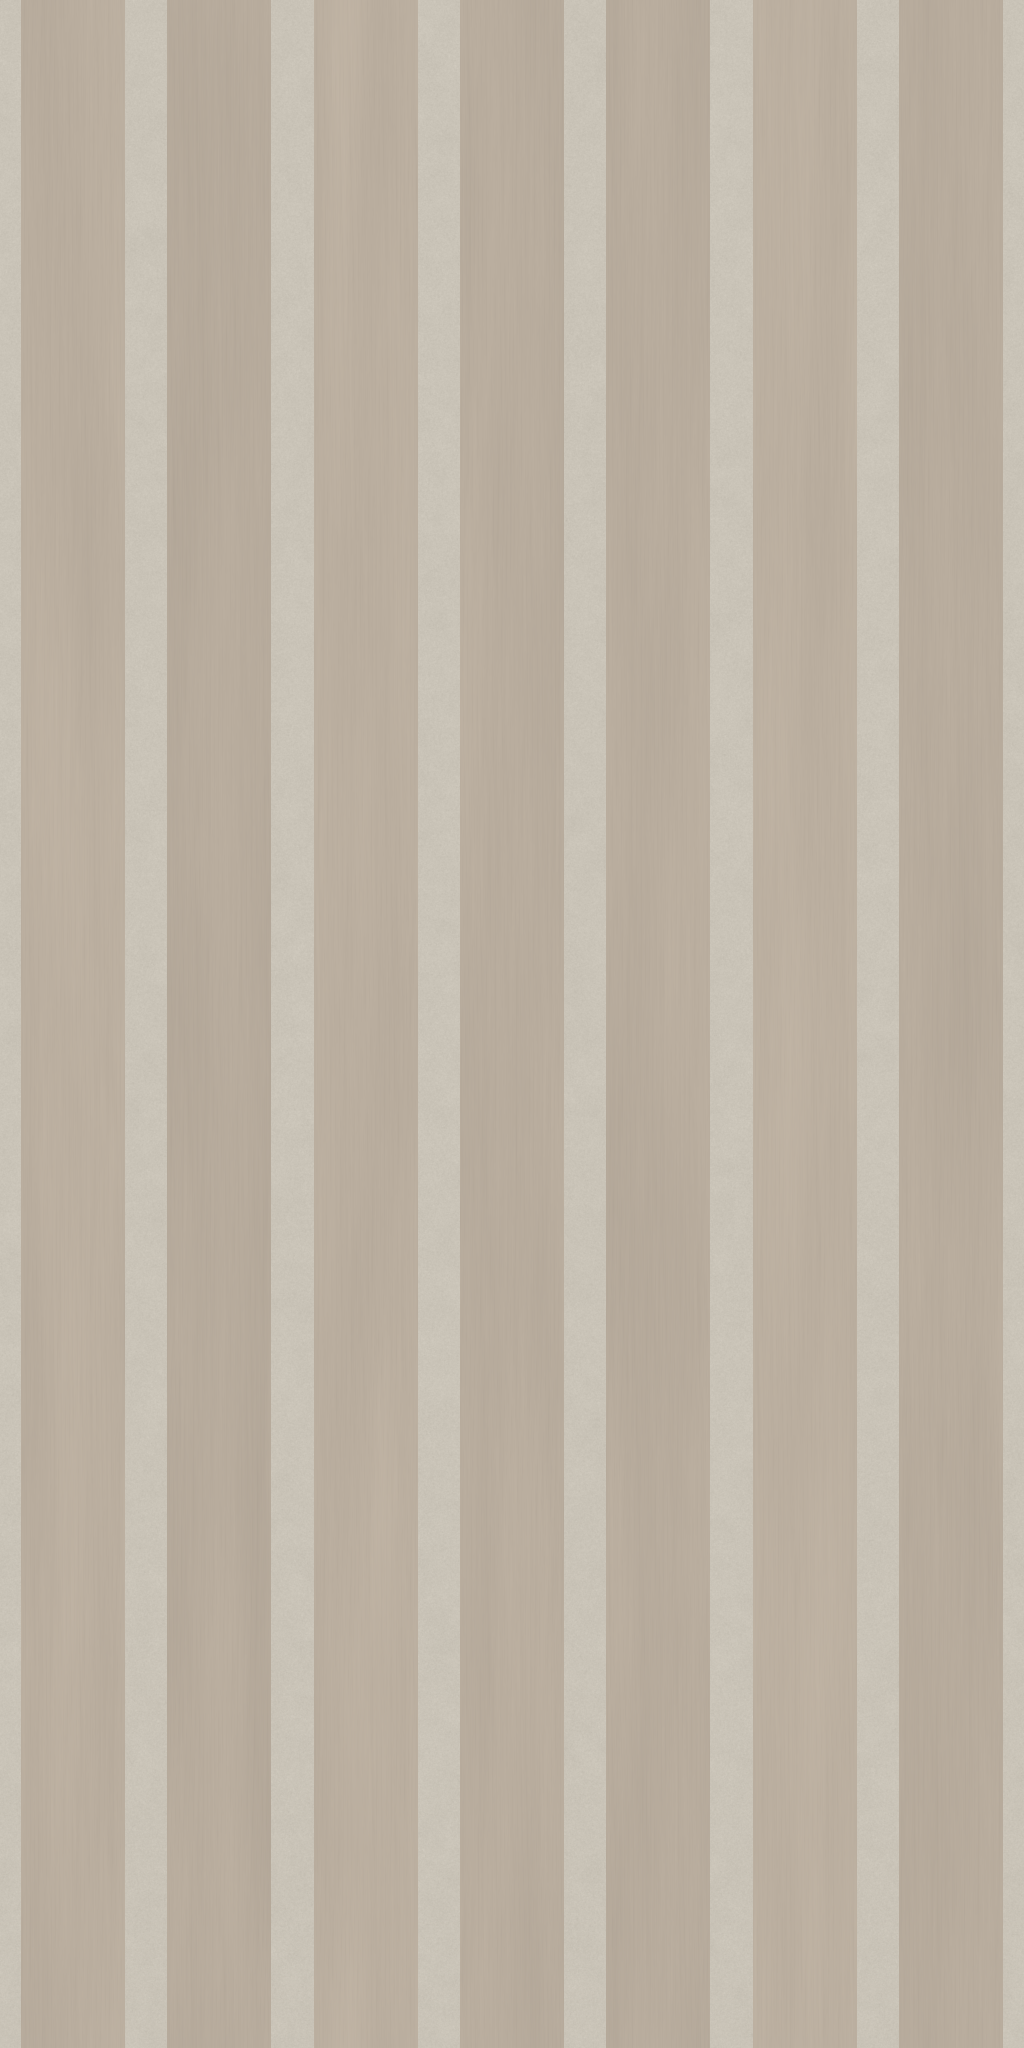

Reproduce this figure in Python.
from pathlib import Path
import json
import numpy as np
from PIL import Image
from scipy.ndimage import gaussian_filter

OUT = Path(__file__).parent
W, H = 1024, 2048
REPEAT_W, REPEAT_H = 11.83, 23.66
rng = np.random.default_rng(2718)

def noise(shape, sigma):
    a = gaussian_filter(rng.standard_normal(shape), sigma, mode='wrap')
    return a / max(a.std(), 1e-8)

x = (np.arange(W) + .5) * REPEAT_W / W
y = (np.arange(H) + .5) * REPEAT_H / H
xx, yy = np.meshgrid(x, y)
pitch, face, gap = 1.69, 1.20, .49
# Put a groove apex at each tile boundary, matching the factory half-grooves.
phase = xx % pitch
wood = (phase >= gap / 2) & (phase <= pitch - gap / 2)
slat = np.floor(xx / pitch).astype(int)
local = (phase - gap / 2) / face

broad = noise((H, W), (100, 12))
fine = noise((H, W), (22, .65))
pores = noise((H, W), (3.5, .45))
warp = .027 * np.sin(2*np.pi*yy/REPEAT_H + .7*slat) + .011*np.sin(4*np.pi*yy/REPEAT_H + 1.3*slat)
grain_pos = local + warp + .012*broad
lines = (np.sin(2*np.pi*(grain_pos*24 + .15*np.sin(grain_pos*13))) + 1)/2
lines = lines**14
cathedrals = np.cos(2*np.pi*(local*3.2 + .30*np.cos(2*np.pi*yy/REPEAT_H + slat*.83)))
cathedrals = np.maximum(cathedrals, 0)**18
variation = np.array([1.2, -2.3, 2.1, -.5, -1.4, 2.8, -1.9])[slat]
grain = 1.3*broad + .65*fine + .28*pores - 1.8*lines - 1.1*cathedrals + variation
wood_color = np.array([185., 173., 158.]) + grain[...,None]*np.array([1., .96, .88])

felt_fine = noise((H, W), (.55, .55))
felt_cloud = noise((H, W), (6, 6))
felt = np.array([201., 195., 183.]) + (1.5*felt_fine + .7*felt_cloud)[...,None]
color = np.where(wood[...,None], wood_color, felt)

apex_dist = np.minimum(phase, pitch-phase)
height = np.minimum(apex_dist/(gap/2), 1) * (6.2/25.4)
# A tiny edge radius softens the meeting of veneer and cut felt.
height = gaussian_filter(height, (.0, .35), mode='wrap')
height += np.where(wood, .00020*fine + .00008*pores, .00040*felt_fine)
dx = (np.roll(height,-1,axis=1)-np.roll(height,1,axis=1))/(2*REPEAT_W/W)
dy = (np.roll(height,-1,axis=0)-np.roll(height,1,axis=0))/(2*REPEAT_H/H)
n = np.stack([-dx, dy, np.ones_like(dx)],axis=2)
n /= np.linalg.norm(n,axis=2,keepdims=True)
normal = np.clip(np.rint((n*.5+.5)*255),0,255).astype('uint8')
color = np.clip(np.rint(color),0,255).astype('uint8')
Image.fromarray(color).save(OUT/'texture.png')
Image.fromarray(normal).save(OUT/'normal.png')
metadata = {
    'repeatWidthIn': REPEAT_W,
    'repeatHeightIn': REPEAT_H,
    'depthIn': .35,
    'note': 'Manufacturer spec sheet overrides photo estimates: seven 1.20 in slat faces on 1.69 in pitches with 0.49 in, 90-degree V-grooves cut 6.2 mm into 9 mm felt; these rounded widths total 11.83 in versus the listed 11.80 in panel. Muted ultralight maple veneer and beige felt colors follow main.jpg, with no MDF or rigid core; the tile covers seven pitches by 23.66 in.'
}
(OUT/'texture.json').write_text(json.dumps(metadata,indent=2)+'\n')

light = np.array([-.5,.65,.7]); light /= np.linalg.norm(light)
illumination = .40 + .60*np.maximum(n@light, 0)
linear = (color/255.)**2.2
shaded = np.clip((linear*illumination[...,None])**(1/2.2)*255,0,255).astype('uint8')
small = Image.fromarray(color).resize((384,768),Image.Resampling.LANCZOS)
preview = Image.new('RGB',(2304,2304))
for row in range(3):
    for col in range(3):
        preview.paste(small,(col*384,row*768))
preview.paste(Image.fromarray(shaded).resize((1152,2304),Image.Resampling.LANCZOS),(1152,0))
preview.save(OUT/'preview.png')
print(json.dumps(metadata,indent=2))
print('Created texture.png, normal.png, texture.json, preview.png')
